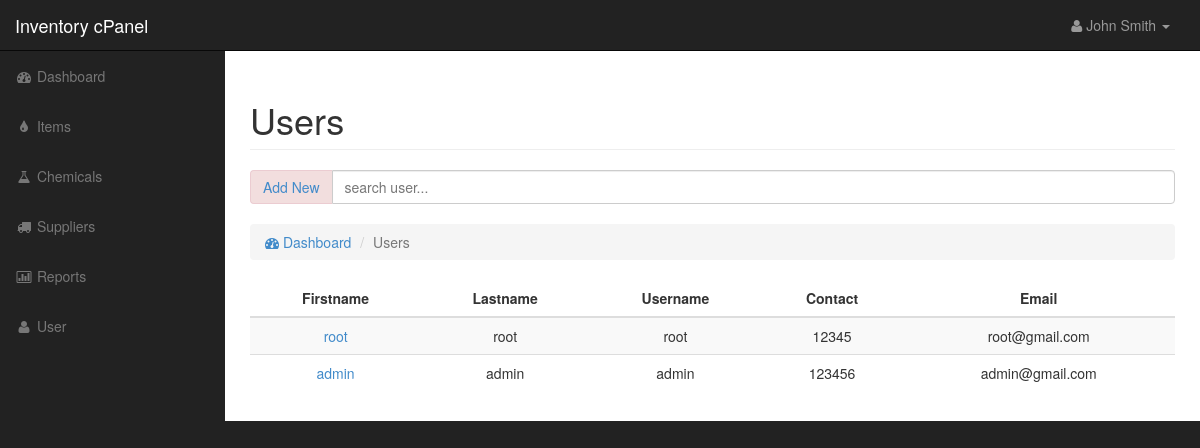
/index.php/userdata, run on the app's committed database.
### tables this page shows
CREATE TABLE IF NOT EXISTS `userdata` (
  `id` int(11) NOT NULL,
  `fname` varchar(50) NOT NULL,
  `lname` varchar(50) NOT NULL,
  `username` varchar(50) NOT NULL,
  `password` varchar(50) NOT NULL,
  `contact` varchar(50) NOT NULL,
  `email` varchar(50) NOT NULL,
  `address` text NOT NULL,
  `dateAdded` varchar(50) NOT NULL,
  `dateUpdated` varchar(50) NOT NULL
);

### application/controllers/Userdata.php (called while the page is built, shortened)
<?php
class Userdata extends CI_Controller {
	public function index()
	{
		$this->load->model('Userdata_model');
		$data['users'] = $this->Userdata_model->getAllUserdata();
		$data['total_user'] = $this->Userdata_model->getTotalUserdata();
		$this->load->view('userdata_index',$data);
	}
}

### index.php (called while the page is built, shortened)
<?php
require_once BASEPATH.'core/CodeIgniter.php';

### application/models/Userdata_model.php (called while the page is built, shortened)
<?php
class Userdata_model extends CI_Model {
	public function getAllUserdata() {
		return $this->db->query("select * from userdata");
	}
}
?>

### application/views/userdata_index.php (the view, shortened to what this page needs)
    <div id="page-wrapper">
        <div class="container-fluid">
            <div class="row">
                <div class="col-lg-12">
                    <h1 class="page-header">
                        Users
                    </h1>
                    <div class="input-group">
                        <span class="input-group-addon alert-danger"><a href="#adduser_modal" data-toggle="modal">Add New</a></span>
                        <input type="text" class="form-control" id="searchuser" placeholder="search user...">
                    </div>
                    <br />
                    <ol class="breadcrumb">
                        <li><a href="index.php"><i class="fa fa-dashboard"></i> Dashboard</a></li>
                        <li class="active">Users</li>
                    </ol>
                </div>
            </div>
            <div class="row">
                <div class="col-lg-12">
                    <div class="table-responsive">
                        <table class="table table-hover table-striped">
                            <thead>
                                <tr>
                                    <th>Firstname</th>
                                    <th>Lastname</th>
                                    <th>Username</th>
                                    <th>Contact</th>
                                    <th>Email</th>
                                </tr>
                            </thead>
                            <tbody class="table-user">
                                    <?php foreach($users->result() as $row): ?>
                                        <tr>
                                            <td class="text-center"><a href="edituserdata.php?id=<?php echo $row->id;?>"><?php echo $row->fname;?></a></td>
                                            <td class="text-center"><?php echo $row->lname;?></td>
                                            <td class="text-center"><?php echo $row->username;?></td>
                                            <td class="text-center"><?php echo $row->contact;?></td>
                                            <td class="text-center"><?php echo $row->email;?></td>
                                        </tr>
                                    <?php endforeach; ?>
                            </tbody>
                        </table>
                    </div>
                </div>
            </div>
        </div>
    </div>
</div>

### css/sb-admin.css (style rules this page uses)
body { margin-top: 100px; background-color: #222; }
@media (min-width:768px) { body { margin-top: 50px; } }
#page-wrapper { width: 100%; padding: 0; background-color: #fff; }
@media (min-width:768px) { #page-wrapper { padding: 10px; } }

### css/mystyle.css (style rules this page uses)
table th { text-align: center; }
.fa { cursor: pointer; }

### data on the page
userdata: fname "root", lname "root", username "root", contact "12345", email "root@gmail.com"
userdata: fname "admin", lname "admin", username "admin", contact "123456", email "admin@gmail.com"
